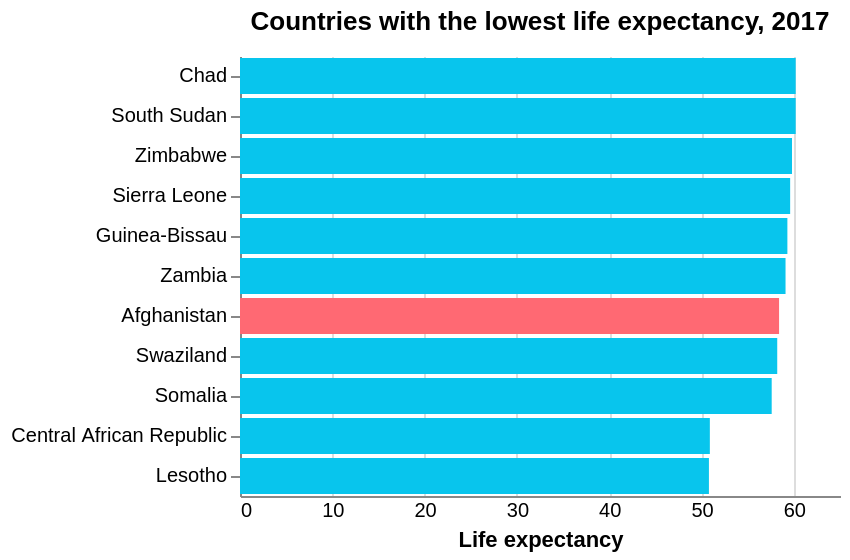

The Vega-Lite source for this figure:
### Vega-Lite specification from a JSON file in a GitHub repository (floating-point values rounded to 4 significant figures; data arrays with more than 128 entries replaced by an {"elided": "..."} marker saying what was removed)
{"$schema": "https://vega.github.io/schema/vega-lite/v5.json", "description": "Bar", "width": "container", "title": {"text": "Countries with the lowest life expectancy, 2017", "offset": 10}, "data": {"values": {"elided": "2618 records"}, "format": {"parse": {"year": "date"}}}, "transform": [{"filter": {"timeUnit": "year", "field": "year", "equal": 2017}}, {"filter": {"field": "lifeExp", "valid": true}}, {"window": [{"op": "rank", "as": "rank"}], "sort": [{"field": "lifeExp", "order": "ascending"}]}, {"filter": "datum.rank <= 10"}], "mark": "bar", "encoding": {"x": {"field": "lifeExp", "type": "quantitative", "axis": {"ticks": false, "title": "Life expectancy", "format": ".0f"}}, "y": {"field": "country", "type": "nominal", "sort": {"field": "lifeExp", "op": "average", "order": "descending"}, "axis": {"grid": false, "title": null}}, "color": {"field": "region", "type": "nominal", "scale": {"domain": ["Africa", "Americas", "Asia", "Europe"], "range": ["#08C5ED", "#80D322", "#FF6973", "#FFDC25"]}, "legend": null}, "tooltip": [{"field": "country", "type": "ordinal", "title": "Country"}, {"field": "region", "type": "ordinal", "title": "Region"}, {"field": "lifeExp", "type": "quantitative", "title": "Age (years)", "format": ".1f"}]}, "config": {"style": {"cell": {"stroke": "transparent"}}}}
